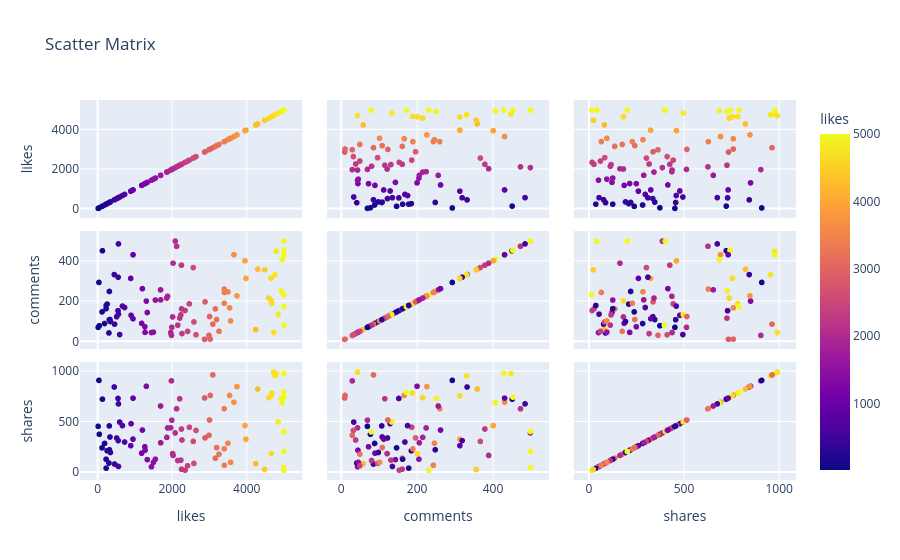

Notebook code cell kept with this figure:
### Code cell
fig = px.scatter_matrix(df,
                       dimensions=['likes','comments','shares'],
                       color='likes',
                       title='Scatter Matrix')
fig.show()
